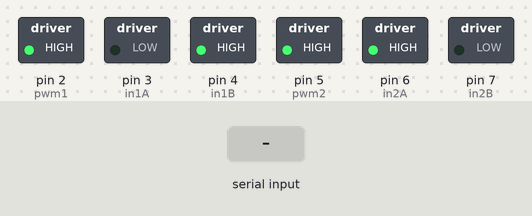
Bench run of a sketch on a simulated Arduino Uno, built with avr-gcc and run on an emulated ATmega328P. Shown: switched loads named in the sketch (green lamp = pin HIGH). Inputs (shaded band) come from the test bench. What the sketch prints to the serial monitor is not drawn.

Above: at 1.2 s.
1.3 s: "90,45\n" received over Serial
Timing chart, 0 to 4.3 s (numbered marks = the images above; inputs shaded):
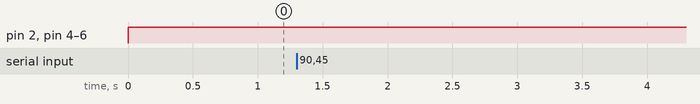

The sketch:

diff-drive-v0.ino
```cpp
#include <SerialCommand.h>

//motor1 pins
#define pwm1 2
#define in1A 3
#define in1B 4

//motor2 pins
#define pwm2 5
#define in2A 6
#define in2B 7
int pwm_m1;
int pwm_m2;

SerialCommand SCmd;

void setup() {
  // put your setup code here, to run once:
  pinMode(pwm1,OUTPUT);
  pinMode(in1A,OUTPUT);
  pinMode(in1B,OUTPUT);
  pinMode(pwm2,OUTPUT);
  pinMode(in2A,OUTPUT);
  pinMode(in2B,OUTPUT);
  digitalWrite(pwm1,LOW);
  digitalWrite(pwm2,LOW);

  Serial.begin(9600);
  SCmd.addCommand("PWM",setpwm);
  SCmd.addCommand("START",startt);
  SCmd.addDefaultHandler(unrecognized);
  Serial.println("Ready");
}


void loop() {
  SCmd.readSerial();
  startt();

  pwm_m1=255;
  pwm_m2=255;
  analogWrite(pwm1,pwm_m1);
  analogWrite(pwm2,pwm_m2);

}


void setpwm(){
  int pwm_m1;
  int pwm_m2;
  char *arg1;
  char *arg2;
  arg1 = SCmd.next();
  arg2 = SCmd.next();

  if (arg1 != NULL)
  {
    pwm_m1=atoi(arg1);    // Converts a char string to an integer
    pwm_m2=atoi(arg2);
    analogWrite(pwm1,pwm_m1);
    analogWrite(pwm2,pwm_m2);
  }

}


void startt(){
  digitalWrite(in1B,HIGH);
  digitalWrite(in1A,LOW);

  digitalWrite(in2A,HIGH);
  digitalWrite(in2B,LOW);
}

void unrecognized(){
  Serial.println("What?");
}
```

Measured:
- after the input at 1.3 s, every drawn part: stays the same
